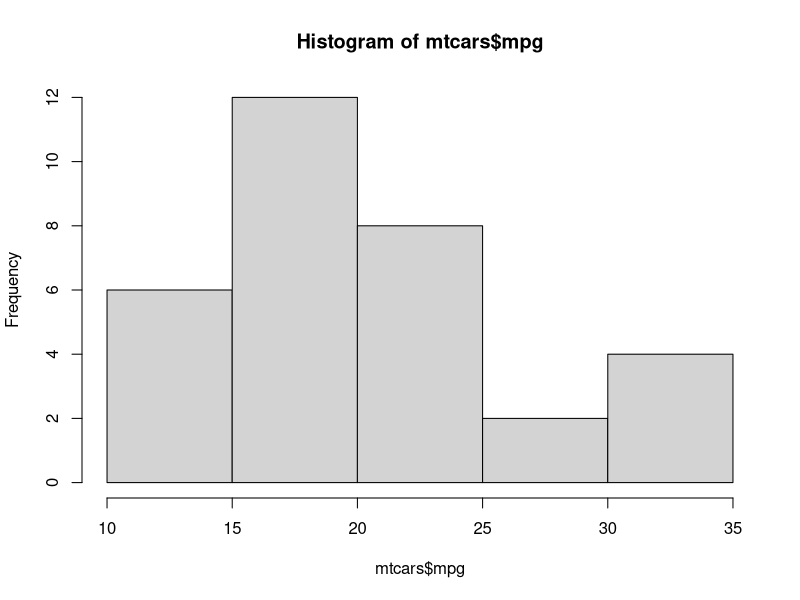
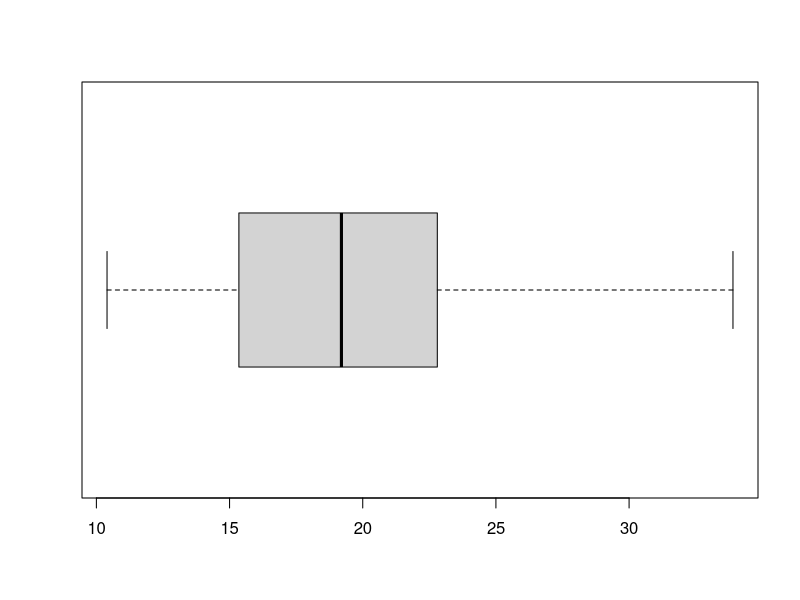
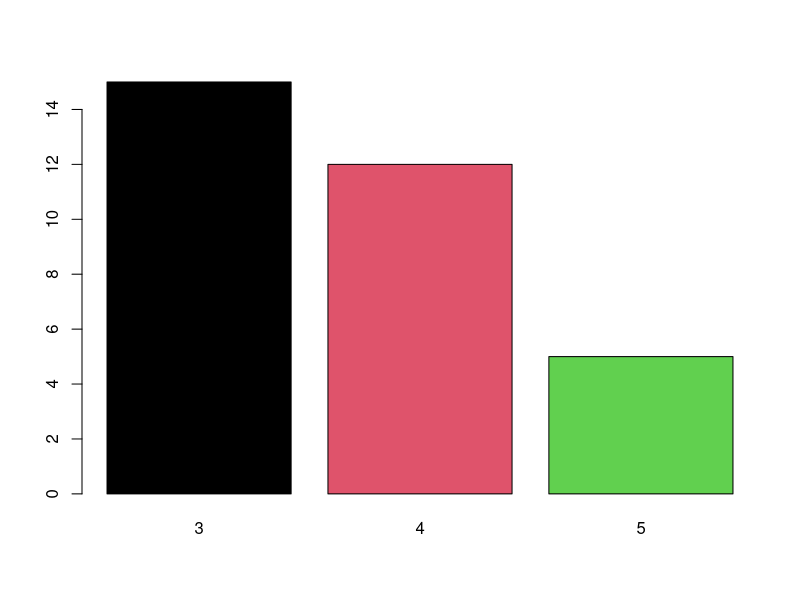
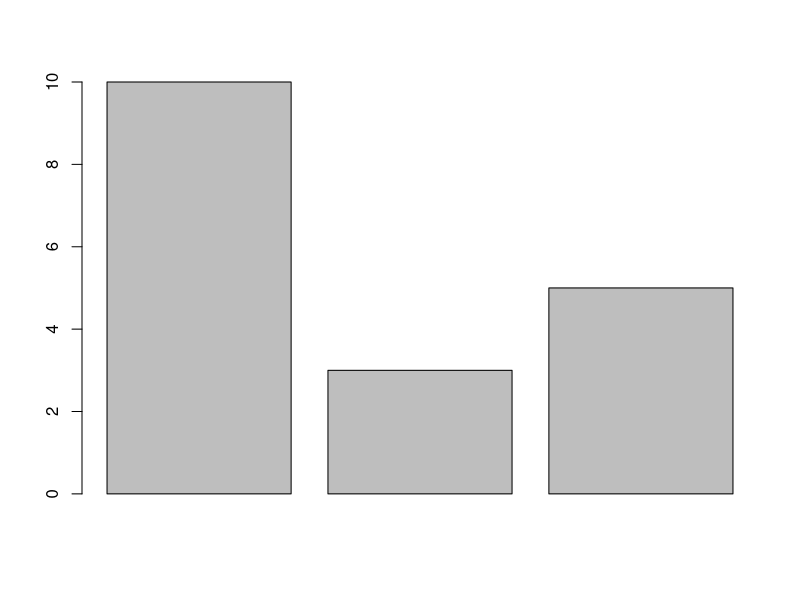
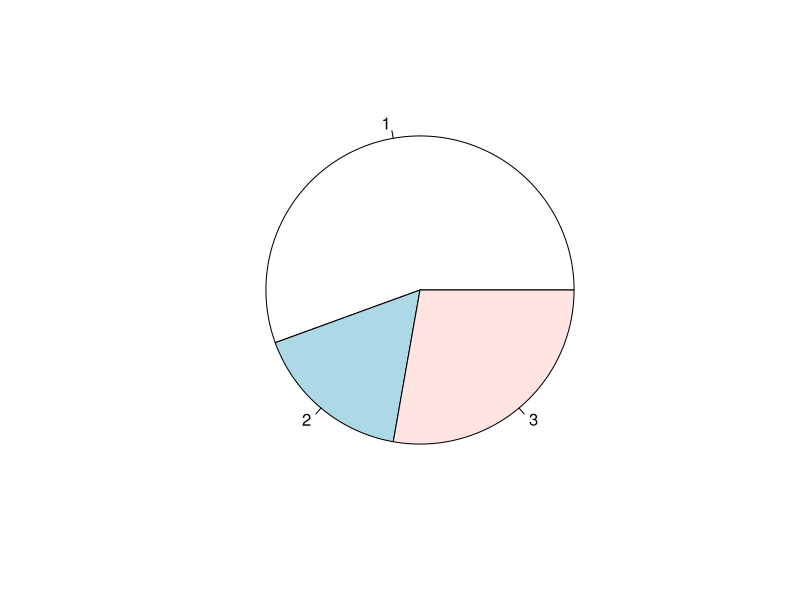

The R source for these figures, in order: (Note: this script raises an error after producing the figures.)
# graphs

mtcars
names(mtcars)
table(mtcars$cyl)
table(mtcars$cyl,mtcars$am)
mtcars$mpg
# continuous data^- histogram,boxplot
hist(mtcars$mpg)
boxplot(mtcars$mpg,horizontal = T)
?boxplot-----
boxplot(mpg~gear,data=mtcars,col=1:3)
t1=table(mtcars$gear)
t1
barplot(t1,col=1:3)
barplot(c(10,3,5))
pie(c(10,3,5))
students
t2=table(students$college)
t2
barplot(t2)
t3=table(students$gender)
barplot(t3)
title('This is bar plot', sub='Subtitle') #gg plot cheat sheet
pie(t3)
